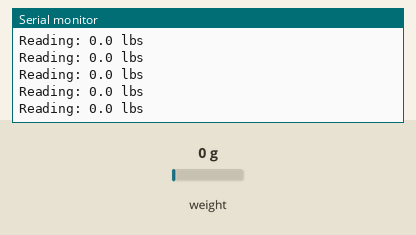
Simulated run of this sketch. Board: Arduino Uno, built with avr-gcc and run on an emulated ATmega328P. On the bench: the last lines printed to the serial monitor. Inputs (shaded band) come from the test bench; at power-on: weight on the scale 0 g.

Above: at 2.2 s.
2.3 s: weight on the scale set to 100 g
At 2.32 s:
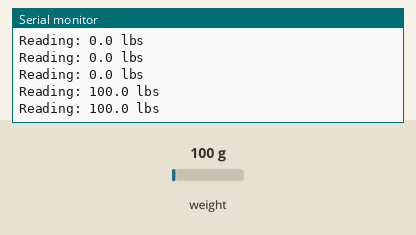
5.3 s: weight on the scale set to 1250 g
At 5.34 s:
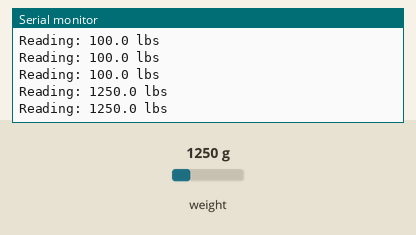
Timing chart, 0 to 8.3 s (numbered marks = the images above; inputs shaded):
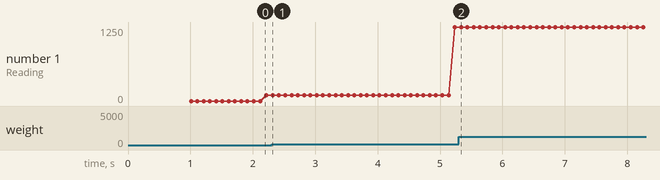

Measured:
- after the input at 2.3 s, the serial monitor: prints a new line at once (image 1)
- after the input at 5.3 s, the serial monitor: prints a new line at once (image 2)
- plotted number 1: 100 → 1250 after the input at 2.3 s

The sketch:

after_calibration.ino
```cpp
#include "HX711.h"

#define calibration_factor 181.0 //This value is obtained using the SparkFun_HX711_Calibration sketch

#define DOUT  4
#define CLK  5

HX711 scale;

void setup() {
  Serial.begin(9600);
  Serial.println("HX711 scale demo");

  scale.begin(DOUT, CLK);
  scale.set_scale(calibration_factor); //This value is obtained by using the SparkFun_HX711_Calibration sketch
  scale.tare(); //Assuming there is no weight on the scale at start up, reset the scale to 0

  Serial.println("Readings:");
}

void loop() {
  Serial.print("Reading: ");
  Serial.print(scale.get_units(), 1); //scale.get_units() returns a float
  Serial.print(" lbs"); //You can change this to kg but you'll need to refactor the calibration_factor
  Serial.println();
}
```
